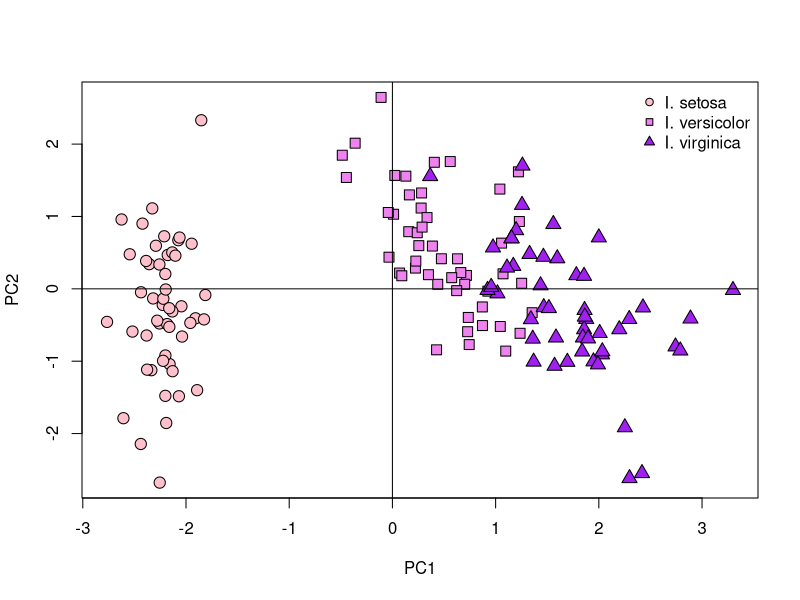

The R source for this figure:
data(iris)
attach(iris)

iris.prcomp = prcomp(iris[, c(1:4)], scale=T, center=T)
print(iris.prcomp)
summary(iris.prcomp)

op=par(mfrow=c(1,1))

data(iris); attach(iris)
iris.prcomp = prcomp(iris[, c(1:4)], scale=T, center=T)

pdf(file="irisPRCOMP2.pdf", width=9, height=6)
plot(iris.prcomp$x,
     pch=c(21,22,24)[unclass(iris$Species)],
     bg=c("pink", "violet", "purple")[unclass(iris$Species)],
     cex=1.5)

abline(h=0); abline(v=0)

legend(x="topright", c("I. setosa", "I. versicolor", "I. virginica"),
     pch=c(21, 22, 24), pt.bg=c("pink", "violet", "purple"),
     bty="n", cex=1)

dev.off()

